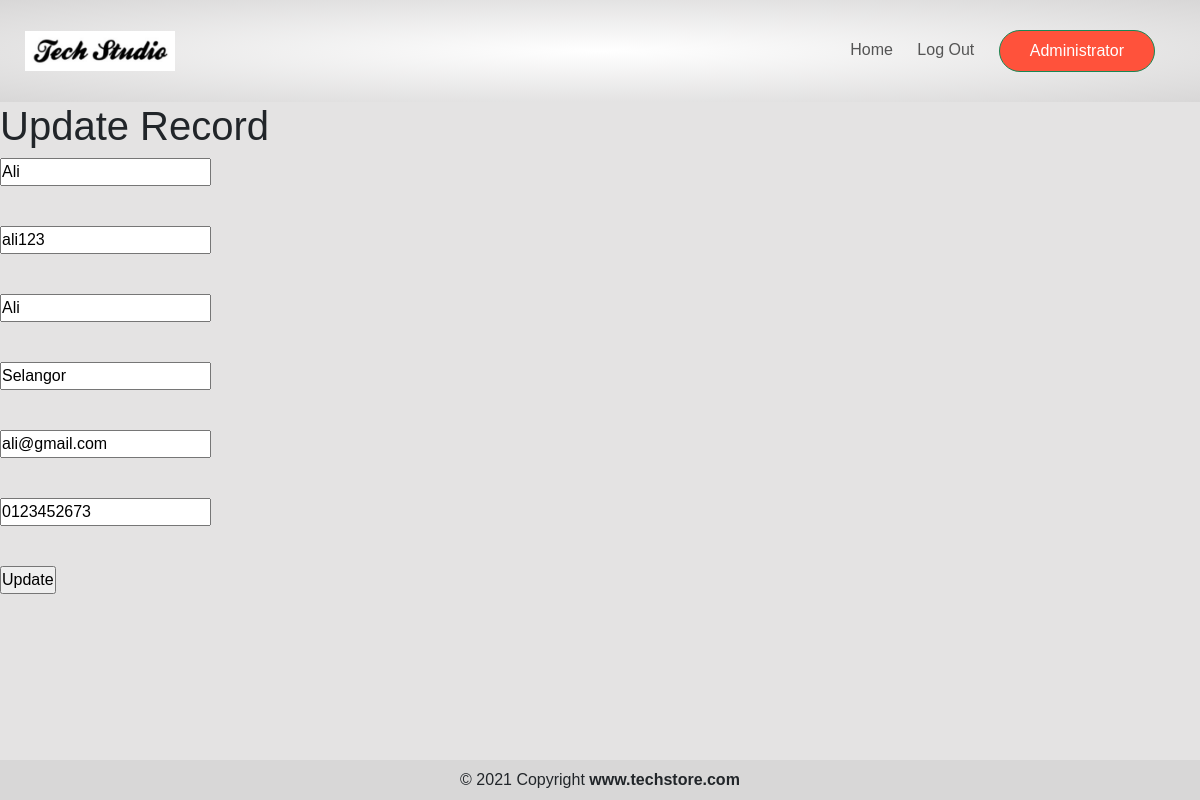
Screenshot of /RecordEdit.php?custID=1 with the database file from the repository.
### tables this page shows
CREATE TABLE `customer` (
  `custID` int(15) NOT NULL,
  `custUser` varchar(40) NOT NULL,
  `custPassword` varchar(40) NOT NULL,
  `custName` varchar(40) NOT NULL,
  `custAddress` varchar(40) NOT NULL,
  `custEmail` varchar(40) NOT NULL,
  `custPhone` varchar(40) NOT NULL
);

### RecordEdit.php (the view, shortened to what this page needs)
<?php
$servername = "localhost";
$username = "root";
$password = "";
$dbname = "project2";
$conn = new mysqli($servername, $username, $password, $dbname);
$custID=$_REQUEST['custID'];
$query = "SELECT * from customer where custID='".$custID."'";
$result = mysqli_query($conn, $query) or die ( mysqli_error());
$row = mysqli_fetch_assoc($result);
?>
<!DOCTYPE html>
<html>
<head>
<link rel="stylesheet" href="pstyle.css">
</head>
<body>
<div class="form">
<h1>Update Record</h1>
<div>
<form name="form" method="post" action="RecordUpdate.php">
<p><input type="text" name="custUser" value="<?php echo $row["custUser"];?>" /></p><br>
<p><input type="text" name="custPassword" value="<?php echo $row["custPassword"];?>" /></p><br>
<p><input type="text" name="custName" value="<?php echo $row["custName"];?>" /></p><br>
<p><input type="text" name="custAddress" value="<?php echo $row["custAddress"];?>" /></p><br>
<p><input type="text" name="custEmail" value="<?php echo $row["custEmail"];?>" /></p><br>
<p><input type="text" name="custPhone" value="<?php echo $row["custPhone"];?>" /></p><br>
<p><input name="submit" type="submit" value="Update" /></p>
</form>
</div>
</div>
</body><?php
?></html>

### css/pstyle.css (style rules this page uses)
* { margin: 0; padding: 0; box-sizing: 0; }
body { font-family: 'Poppins', sans-serif; background-color: #E4E3E3; }
.navbar { display: flex; align-items: center; padding: 0px; }
nav { flex: 1; text-align: right; }
nav ul { display: inline-block; list-style-type: none; margin-bottom:0; }
nav ul li { display: inline-block; margin-right: 20px; }
a { text-decoration: none; color: #555; }
p { color: #555; }
.container { max-width: 1300px; margin: auto; padding-left: 25px; padding-right: 25px; }
.btn { display: inline-block; background: #ff523b; color: #fff; padding: 8px 30px; margin: 30px 0; border-radius: 30px; transition: background 0.5s; }
.header { background: radial-gradient(#fff, rgb(216, 215, 215)); }

### rows the page displays
customer: custUser "Ali", custPassword "ali123", custName "Ali", custAddress "Selangor", custEmail "ali@gmail.com", custPhone "0123452673"
